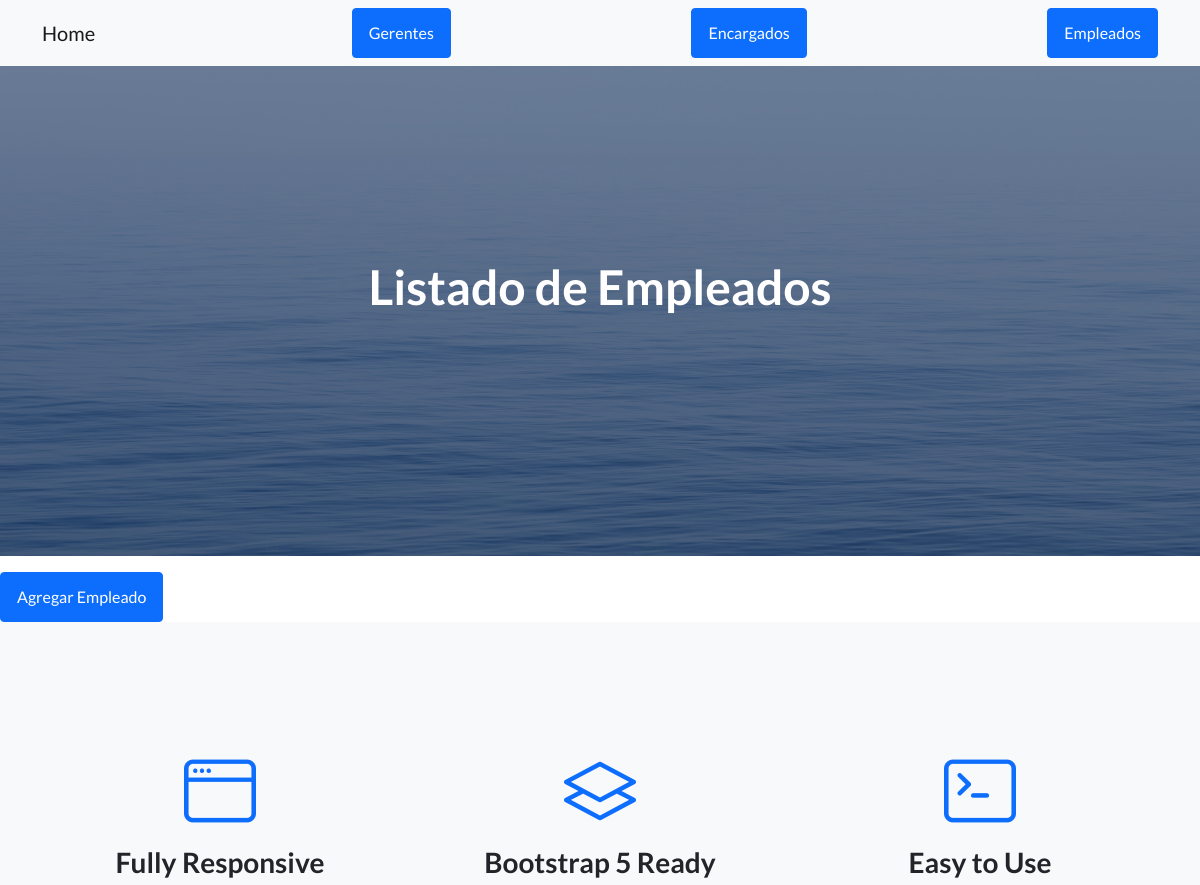
The app's page /AppPrueba/leerEmpleados/ (upper part), older data.
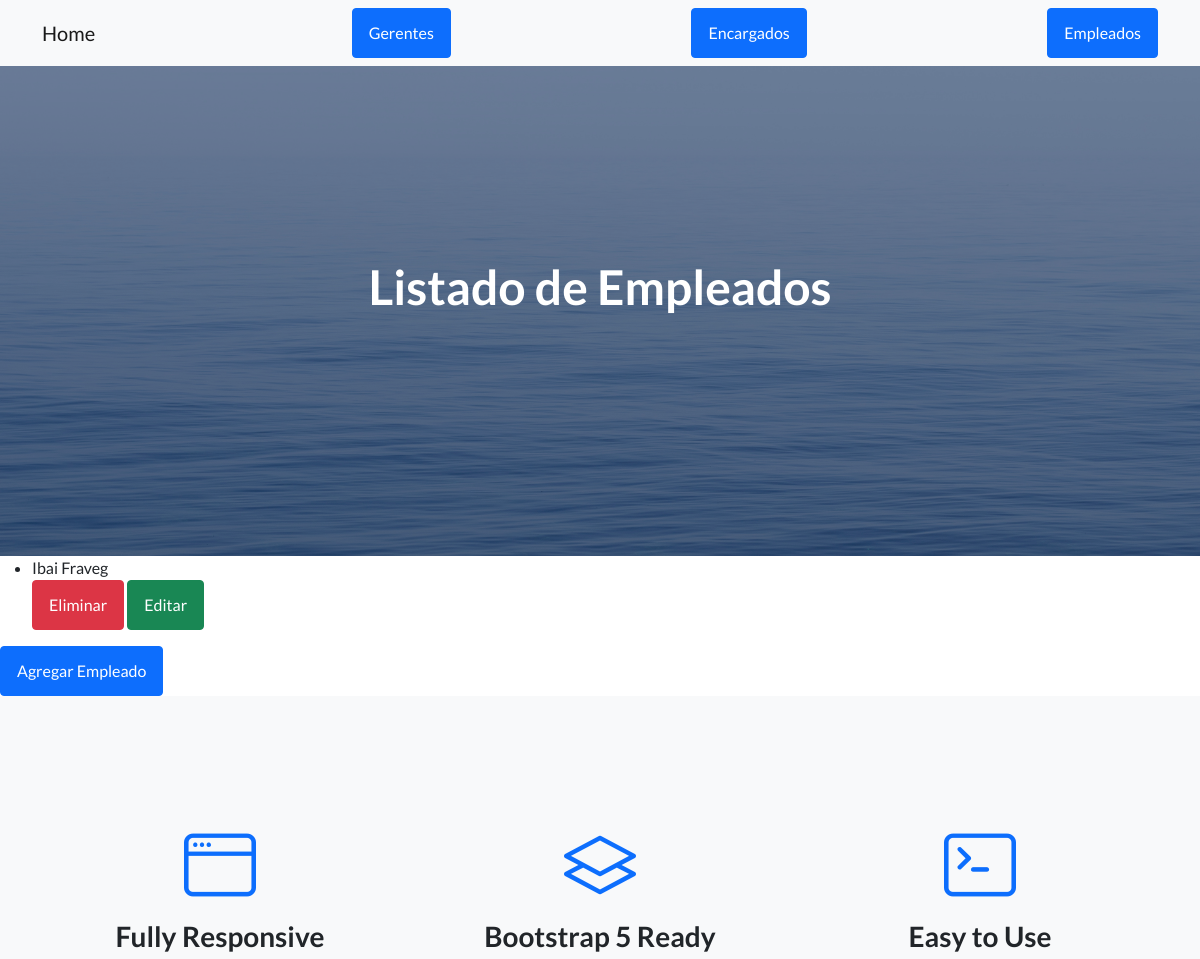
The same page, newer data.
### AppPrueba/models.py (models this page shows, shortened)
class Empleado(models.Model):
    nombre = models.CharField(max_length=50)
    apellido= models.CharField(max_length=50)
    legajo= models.IntegerField()

### AppPrueba/views.py (the view)
# urls.py: path("leerEmpleados/", leerEmpleados, name="leerEmpleados"),
def leerEmpleados(request):
    empleados=Empleado.objects.all()
    return render(request, "AppPrueba/empleados.html", {"empleados": empleados})

### AppPrueba/templates/AppPrueba/empleados.html (shortened to what this page needs)
{% extends "AppPrueba/padre.html" %}
{% load static %}
{% block titulo %}
<h1 class="mb-5">Listado de Empleados</h1>
{% endblock %}
{% block contenido_que_cambia %}
<ul>
    {% for empleado in empleados %}
    <li>{{ empleado.nombre }}  {{ empleado.apellido }}</li>
    <a class="btn btn-danger" href="{% url 'eliminarEmpleado'  empleado.id %}">Eliminar </a>
    <a class="btn btn-success" href="{% url 'editarEmpleado'  empleado.id %}">Editar</a>
    {% endfor %}
</ul>
<a class="btn btn-primary" href="{% url 'empleadoFormulario' %}">Agregar Empleado</a>
{% endblock %}

Row changes from the older to the newer data that the page shows:
added Empleado: nombre "Ibai", apellido "Fraveg"
